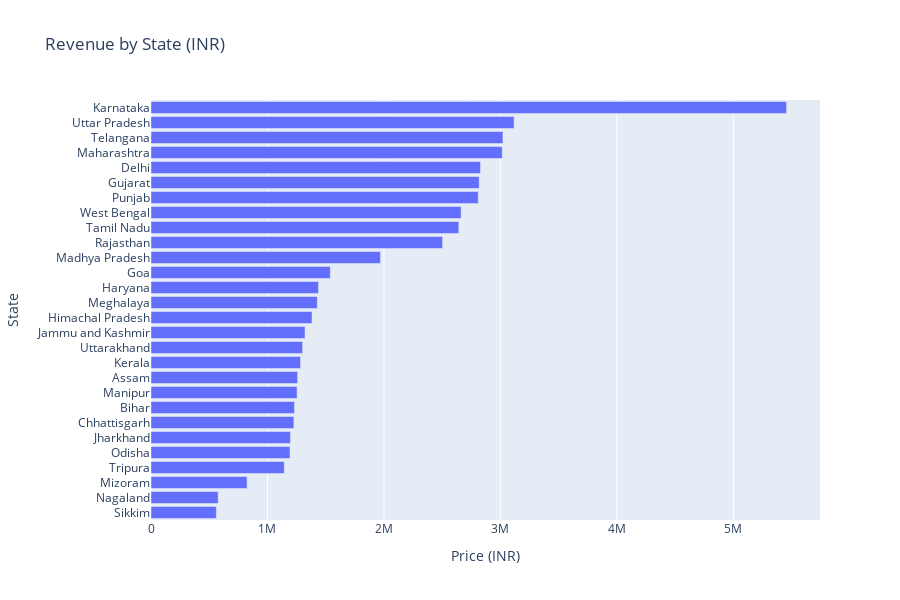

Notebook code cell kept with this figure:
### Markdown cell above
### Total Sales By State

### Code cell
fig = px.bar(
    df.groupby("State",as_index= False)["Price (INR)"].sum().sort_values("Price (INR)",ascending=False),
    x="Price (INR)",
    y="State",
    orientation="h",
    title="Revenue by State (INR)"
)
fig.update_layout(height=600,yaxis=dict(autorange="reversed"))
fig.show()

### Figure 1 — Plotly figure (JSON) as saved in the notebook; plotly's stock layout.template omitted (floating-point values rounded to 4 significant figures)
{"data": [{"hovertemplate": "Price (INR)=%{x}<br>State=%{y}<extra></extra>", "legendgroup": "", "marker": {"color": "#636efa", "pattern": {"shape": ""}}, "name": "", "orientation": "h", "showlegend": false, "textposition": "auto", "type": "bar", "x": [5457000.0, 3117000.0, 3022000.0, 3016000.0, 2829000.0, 2818000.0, 2809000.0, 2663000.0, 2643000.0, 2503000.0, 1970000.0, 1539000.0, 1438000.0, 1428000.0, 1383000.0, 1323000.0, 1302000.0, 1284000.0, 1259000.0, 1254000.0, 1232000.0, 1227000.0, 1197000.0, 1194000.0, 1144000.0, 824900.0, 576800.0, 561000.0], "xaxis": "x", "y": ["Karnataka", "Uttar Pradesh", "Telangana", "Maharashtra", "Delhi", "Gujarat", "Punjab", "West Bengal", "Tamil Nadu", "Rajasthan", "Madhya Pradesh", "Goa", "Haryana", "Meghalaya", "Himachal Pradesh", "Jammu and Kashmir", "Uttarakhand", "Kerala", "Assam", "Manipur", "Bihar", "Chhattisgarh", "Jharkhand", "Odisha", "Tripura", "Mizoram", "Nagaland", "Sikkim"], "yaxis": "y"}], "layout": {"barmode": "relative", "height": 600, "legend": {"tracegroupgap": 0}, "title": {"text": "Revenue by State (INR)"}, "xaxis": {"anchor": "y", "domain": [0, 1], "title": {"text": "Price (INR)"}}, "yaxis": {"anchor": "x", "autorange": "reversed", "domain": [0, 1], "title": {"text": "State"}}}}
